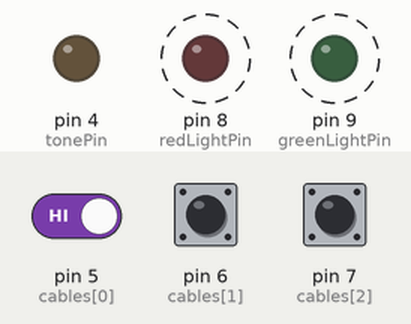
Bench run of a sketch on a simulated Arduino Uno, built with avr-gcc and run on an emulated ATmega328P. Shown: output pins drawn as LEDs (lit = HIGH). Dashed ring = blinking. The inputs (shaded band) are chosen by the test bench; at power-on: pin 5 (cables[0]) HIGH, pin 6 (cables[1]) HIGH, pin 7 (cables[2]) HIGH. What the sketch prints to the serial monitor is not drawn.

Above: at 1.2 s.
1.3 s: pin 5 (cables[0]) driven LOW
Timing chart, 0 to 10.3 s (numbered marks = the images above; inputs shaded):
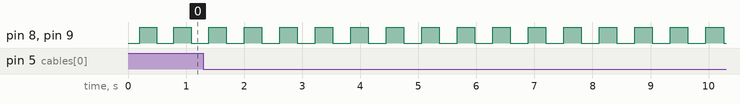

The sketch:

NoScreen.ino
```cpp
const int NUMBER_OF_CABLES = 3;
const int cables[NUMBER_OF_CABLES] = {5, 6, 7};
const int correctOrder[NUMBER_OF_CABLES] = {1, 0, 2}; //white -> blue -> red
const int tonePin = 4;
bool cablesState[NUMBER_OF_CABLES];//HIGH -> connected, LOW -> disconnected
int cablesCut = 0;
unsigned long lastTimeEverythingWasFine;
unsigned long lastTimeEverythingWasNotFine;

enum state {
  noState = 0,
  initialization = 1,
  countdown = 2,
  exploded = 3,
  defused = 4,
  numberOfStates
};

state bombState;

const int redLightPin = 8;
const int greenLightPin = 9;

struct buz {
  int pin;
  int frequency;
  unsigned long timeOn;
  unsigned long cyclePeriod;
  unsigned long cycleBeginTime;
} buzzer;

struct led {
  int pin;
  bool state;
  unsigned long lastChangeTime;
  unsigned long timeOn;
  unsigned long cyclePeriod;
} redLed, greenLed;

void setLightBlink(led& myLed, int timeOn, int cyclePeriod, bool initState = HIGH); //needs to be declared here in order to use default parameters


//SETUP AND LOOP ------------------------------------------

void setup() {
  Serial.begin(9600);
  for (int i = 0; i < NUMBER_OF_CABLES; i++) {
    pinMode(cables[i], INPUT);
  }
  buzSetup(buzzer,tonePin);
  ledSetup(redLed, redLightPin);
  ledSetup(greenLed, greenLightPin);
  setBombState(initialization);
}

void loop() {
  switch (bombState) {
    case initialization: {
        waitForStart();
        break;
      }
    case countdown: {
        checkCables();
        break;
      }
  }
  updateAsyncStuff();
}

// MAIN FUNCTIONS ------------------------------------------

void checkCables() {
  for (int i = 0; i < NUMBER_OF_CABLES; i++) {
    bool currentState = digitalRead(cables[i]); //if HIGH it's still connected, if LOW it has been cut
    if ((currentState == LOW) && (cablesState[i] == HIGH) ) {
      cablesState[i] = currentState;
      cablesCut ++;
      if (correctOrder[cablesCut - 1] != i) {
        setBombState(exploded);
      }
      else {
        setOneTimeBlink(greenLed, 100);
        if (cablesCut == NUMBER_OF_CABLES) setBombState(defused);
      }
    }
  }
}

void waitForStart() { //starts only if all the cables are connected
  bool everythingIsFine;

  everythingIsFine = true;
  Serial.println("Checking cables");
  for (int i = 0; i < NUMBER_OF_CABLES; i++) {
    Serial.print(i);
    Serial.print(") -> ");
    cablesState[i] = digitalRead(cables[i]);
    Serial.print(cablesState[i]);
    if (cablesState[i] == LOW)
      everythingIsFine = false;
    Serial.println();
  }
  Serial.print("everything is fine: ");
  Serial.println(everythingIsFine);
  if (everythingIsFine) lastTimeEverythingWasFine = millis();
  else lastTimeEverythingWasNotFine = millis();

  Serial.print("lastTimeEverythingWasFine: "); Serial.println(lastTimeEverythingWasFine);
  Serial.print("lastTimeEverythingWasNotFine: "); Serial.println(lastTimeEverythingWasNotFine);
  Serial.print("now: "); Serial.println(millis());

  if (lastTimeEverythingWasFine >= lastTimeEverythingWasNotFine + 5000)
    setBombState(countdown);
}

void updateAsyncStuff() {
  updateLed(greenLed);
  updateLed(redLed);
  updateBuz(buzzer);
}


// BOMB STATE ------------------------------------------

bool setBombState(state i) {
  if (i >= 0 && i < numberOfStates) {
    if (bombState != i) {

      int lifesucks2 = i;
      int lifesucks = bombState;
      Serial.print(lifesucks);
      Serial.print(" -> ");
      Serial.print(lifesucks2);
      Serial.print("\n");

      onBombStateLeaving(bombState, i);
      onBombStateEntering(bombState, i);
      bombState = i;
      Serial.println("bomb state set");
    }
    return true;
  }
  return false;
}

// EVENTS ------------------------------------------

void onBombStateLeaving(state& oldState, state& newState) { //are you brexiting? LMAO
  switch (oldState) {
    case initialization: {
        stopLightBlink(redLed);
        stopLightBlink(greenLed);
        break;
      }
    case countdown: {
        stopLightBlink(redLed);
        stopLightBlink(greenLed);
        break;
      }
  }
}

void onBombStateEntering(state& oldState, state& newState) {
  switch (newState) {
    case initialization: {

        Serial.println("initialization entering state 1");
        setLightBlink(redLed, 250, 500);
        setLightBlink(greenLed, 250, 500);
        break;
      }
    case countdown: {
        Serial.println("initialization entering state 2");
        setLightBlink(redLed, 200, 1000);
        setToneInterval(buzzer, 440, 200, 1000);
        break;
      }
    case defused: {
        setLightState(greenLed, HIGH);
        noTone(buzzer.pin);
        setSingleTone(buzzer, 587, 100);
        break;
      }
    case exploded: {
        setLightState(redLed, HIGH);
        noTone(buzzer.pin);
        setSingleTone(buzzer, 220, 5000);
        break;
      }
  }
}


// LEDS ------------------------------------------

void ledSetup(led& myLed, int pin) {
  pinMode(pin, OUTPUT);
  myLed.pin = pin;
  setLightState(myLed, LOW);
  myLed.timeOn = 0;
  myLed.cyclePeriod = 0;
}

bool isBlinking(led& myLed) {
  return (myLed.timeOn != 0);
}

void setLightBlink(led& myLed, int timeOn, int cyclePeriod, bool initState = HIGH) {
  Serial.print("setting light blink, Pin: ");
  Serial.println(myLed.pin);
  setLightState(myLed, initState);
  myLed.timeOn = timeOn;
  myLed.cyclePeriod = cyclePeriod;
}

void setOneTimeBlink(led& myLed, int timeOn) {
  setLightBlink(myLed, timeOn, 0);
}

void stopLightBlink(led& myLed) {
  Serial.print("stopping light blink: ");
  setLightBlink(myLed, 0, 0, LOW);
}

void setLightState(led& myLed, bool newState) {
  myLed.state = newState;
  myLed.lastChangeTime = millis();
}

void toggleLightState(led& myLed) {
  setLightState(myLed, !myLed.state);
}

void updateLed(led& myLed) {
  long int now = millis();
  digitalWrite(myLed.pin, myLed.state);

  //  Serial.print("Pin: ");
  //  Serial.print(myLed.pin);
  //  Serial.print(" ");
  //  Serial.print("State: ");
  //  Serial.print(myLed.state);
  //  Serial.print(" ");
  //  Serial.print("isBlinking: ");

  if (isBlinking(myLed)) {
    if ((myLed.state == HIGH) && (now >= myLed.lastChangeTime + myLed.timeOn)) {
      setLightState(myLed, LOW);
    }
    else if ((myLed.state == LOW) && (myLed.cyclePeriod == 0)) { //"just blink once" type of blink
      stopLightBlink(myLed);
    }
    else if ((myLed.state == LOW) && (now >= myLed.lastChangeTime + (myLed.cyclePeriod - myLed.timeOn) )) {
      setLightState(myLed, HIGH);
    }
  }
}

// TONE ------------------------------------------

void buzSetup(buz& myBuz, int pin){
  myBuz.timeOn = 0;
  myBuz.cyclePeriod = 0;
  myBuz.frequency = 0;
  myBuz.cycleBeginTime = 0;
  myBuz.pin = pin;
  pinMode(pin, OUTPUT);
}

void setToneInterval(buz& myBuz, int frequency, unsigned long timeOn, unsigned long cyclePeriod) {
  myBuz.timeOn = timeOn;
  myBuz.cyclePeriod = cyclePeriod;
  myBuz.frequency = frequency;
  Serial.print("setToneInterval pin: ");
  Serial.print(myBuz.pin);
  Serial.print(" freq: ");
  Serial.print(myBuz.frequency);
  Serial.print(" timeOn: ");
  Serial.println(myBuz.timeOn);
  tone(myBuz.pin, myBuz.frequency, myBuz.timeOn);
  myBuz.cycleBeginTime = millis();
}

void setSingleTone(buz& myBuz, int frequency, unsigned long timeOn) {
  myBuz.cyclePeriod = 0;
  myBuz.cycleBeginTime = 0;
  myBuz.timeOn = timeOn;
  myBuz.frequency = frequency;
  tone(myBuz.pin, myBuz.frequency, myBuz.timeOn);
}

bool isBuzBlinking(buz& myBuz){
  return  myBuz.cyclePeriod != 0;
}

void updateBuz(buz& myBuz) {
  long int now = millis();

  if (isBuzBlinking(myBuz) && (now > myBuz.cyclePeriod + myBuz.cycleBeginTime)){
    tone(myBuz.pin, myBuz.frequency, myBuz.timeOn);
    myBuz.cycleBeginTime = now;
  }
}
```

Measured:
- by itself, pin 8 (redLightPin), pin 9 (greenLightPin): alternates HIGH for 0.31 s and LOW for 0.31 s
